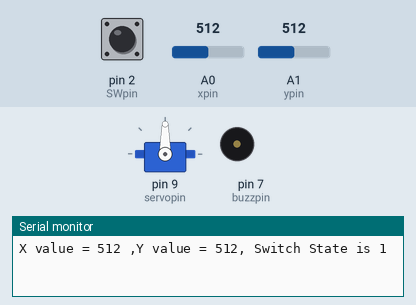
The sketch below on a simulated Arduino Uno, built with avr-gcc and run on an emulated ATmega328P. On the bench: servo, buzzer (waves = sounding, pin HIGH), the last lines printed to the serial monitor. The test bench sets the inputs (shaded band); at power-on: A0 (xpin) = 512, pin 2 (SWpin) HIGH, A1 (ypin) = 512.

Above: at 1.8 s.
1.9 s: A0 (xpin) set to 716
At 3.2 s:
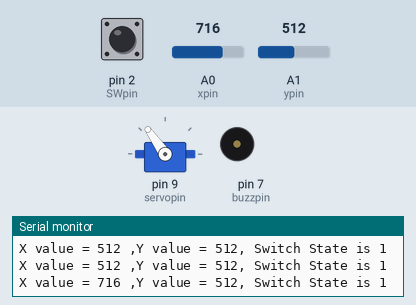
3.5 s: pin 2 (SWpin) pulled LOW for 1.2 s
At 4.8 s:
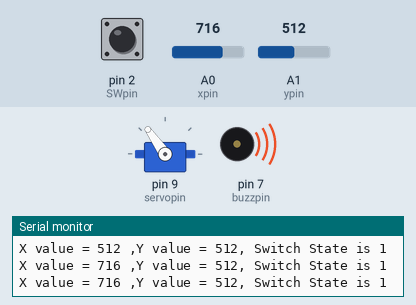
6.5 s: A0 (xpin) set to 900
At 8.2 s:
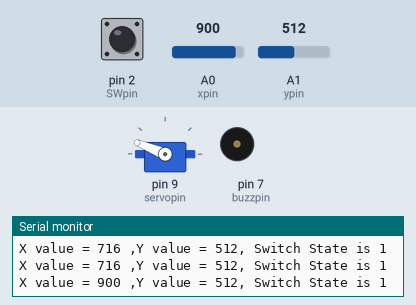
8.5 s: pin 2 (SWpin) pulled LOW for 1.2 s
At 9.8 s:
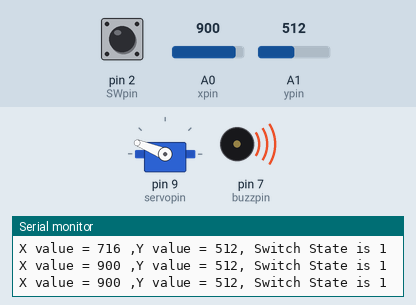
11.5 s: A0 (xpin) set to 1023
At 12.4 s:
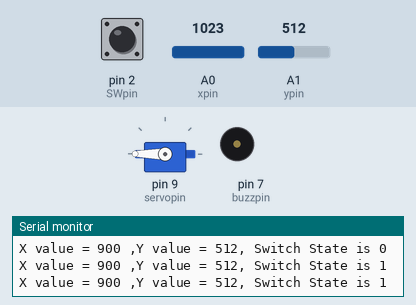
13.5 s: pin 2 (SWpin) pulled LOW for 3.2 s
At 15.2 s:
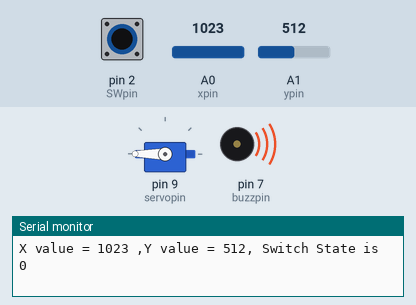
Timing chart, 0 to 18.5 s (numbered marks = the images above; inputs shaded):
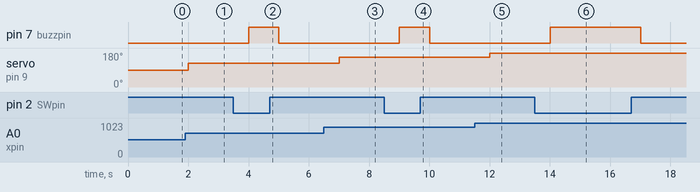

Measured:
- after the input at 1.9 s, servo on pin 9 (servopin): 90° → 125° after 0.10 s
- after the input at 3.5 s, pin 7 (buzzpin): LOW → HIGH after 0.50 s, → LOW 1.0 s later
- after the input at 6.5 s, servo on pin 9 (servopin): 125° → 158° after 0.51 s
- after the input at 8.5 s, pin 7 (buzzpin): LOW → HIGH after 0.51 s, → LOW 1.0 s later
- after the input at 11.5 s, servo on pin 9 (servopin): 158° → 180° after 0.51 s
- after the input at 13.5 s, pin 7 (buzzpin): LOW → HIGH after 0.51 s, → LOW 3.0 s later

The sketch:

JoystickServoBuzzer.ino
```cpp
#include <Servo.h>

Servo XServo;

// Servo and buzzer
int servopin = 9;
int buzzpin = 7;
int WVServo;

// Joystick
int xpin = A0;
int ypin = A1;
int SWpin = 2;
int Xval;
int Yval;
int SWval;

// Delay time
int dt = 1000;

void setup() {
  // put your setup code here, to run once:
  Serial.begin(9600);

  pinMode(xpin, INPUT);
  pinMode(ypin, INPUT);
  pinMode(SWpin, INPUT);

  pinMode(servopin, OUTPUT);
  pinMode(buzzpin, OUTPUT);

  XServo.attach(servopin);

  digitalWrite(SWpin, HIGH);
}

void loop() {
  // put your main code here, to run repeatedly:
  Xval = analogRead(xpin);
  WVServo = (180.0 / 1023.0) * Xval;
  Yval = analogRead(ypin);
  SWval = digitalRead(SWpin);

  XServo.write(WVServo);
  if (SWval == 0)
  {
    digitalWrite(buzzpin, HIGH);
  }
  else {
    digitalWrite(buzzpin, LOW);
  }

  delay(dt);
  Serial.print("X value = ");
  Serial.print(Xval);
  Serial.print(" ,Y value = ");
  Serial.print(Yval);
  Serial.print(", Switch State is ");
  Serial.println(SWval);
}
```
